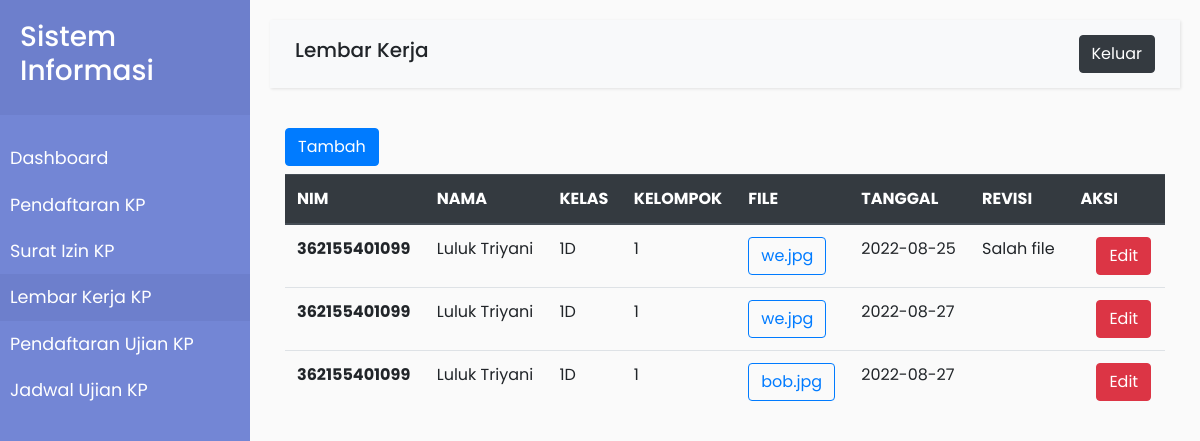
The app's page /lembar-kerja.php (signed in) with its own data.
### tables this page shows
CREATE TABLE `anggota_kelompok` (
  `id` int(11) NOT NULL,
  `nama_anggota` varchar(45) DEFAULT NULL,
  `nim` varchar(45) NOT NULL
);

CREATE TABLE `mahasiswa` (
  `id` int(11) NOT NULL,
  `nama` varchar(45) NOT NULL,
  `nim` varchar(45) NOT NULL,
  `kelas` varchar(45) NOT NULL,
  `email` varchar(45) NOT NULL,
  `alamat` varchar(45) NOT NULL,
  `user_id` int(11) DEFAULT NULL,
  `anggota_kelompok_id` int(11) DEFAULT NULL
);

CREATE TABLE `lembar_kerja` (
  `id` int(11) NOT NULL,
  `tanggal` date NOT NULL,
  `file` varchar(45) NOT NULL,
  `revisi` varchar(255) DEFAULT NULL,
  `anggota_kelompok_id` int(11) NOT NULL
);

### lembar-kerja.php (the view, shortened to what this page needs)
<?php
include 'koneksi.php';
$id = $_SESSION['id'];
$data = mysqli_query($conn, "SELECT * FROM mahasiswa WHERE user_id='$id'");
$mhs = mysqli_fetch_array($data);
$kelompok_id = $mhs['anggota_kelompok_id'];
$lembar_kerja = mysqli_query($conn, "SELECT * FROM anggota_kelompok JOIN mahasiswa ON anggota_kelompok.id=mahasiswa.anggota_kelompok_id JOIN lembar_kerja ON anggota_kelompok.id=lembar_kerja.anggota_kelompok_id WHERE anggota_kelompok.id='$kelompok_id'");
?>
<!DOCTYPE html>
<html>
<head>
    <link rel="stylesheet" href="assets/css/bootstrap.css">
    <link rel="stylesheet" href="assets/css/style.css">
</head>
<body>
    <div class="wrapper">
        <nav id="sidebar">
            <div class="sidebar-header">
                <h3>Sistem Informasi</h3>
            </div>
            <ul class="list-unstyled components">
                <li>
                    <a href="dashboard-mhs.php">Dashboard</a>
                </li>
                <li>
                    <a href="pendaftaran-kp.php">Pendaftaran KP</a>
                </li>
                <li>
                    <a href="dashboard-mhs.php">Surat Izin KP</a>
                </li>
                <li class="active">
                    <a href="lembar-kerja.php">Lembar Kerja KP</a>
                </li>
                <li>
                    <a href="pendaftaran-ujian-kp.php">Pendaftaran Ujian KP</a>
                </li>
                <li>
                    <a href="dashboard-mhs.php">Jadwal Ujian KP</a>
                </li>
            </ul>
        </nav>
        <div id="content">
            <nav class="navbar navbar-expand-lg navbar-light bg-light">
                <div class="container-fluid">
                    <h5>Lembar Kerja</h5>
                    <a href="logout.php" class="btn btn-dark">Keluar</a>
                </div>
            </nav>
            <div class="container">
                <a href="lembar-kerja-tambah.php" class="btn btn-primary mb-2">Tambah</a>
                <table class="table">
                    <thead class="thead-dark">
                        <tr>
                            <th scope="col">NIM</th>
                            <th scope="col">NAMA</th>
                            <th scope="col">KELAS</th>
                            <th scope="col">KELOMPOK</th>
                            <th scope="col">FILE</th>
                            <th scope="col">TANGGAL</th>
                            <th scope="col">REVISI</th>
                            <th scope="col">AKSI</th>
                        </tr>
                    </thead>
                    <?php if (!is_null($lembar_kerja)) { ?>
                    <tbody>
                        <?php foreach ($lembar_kerja as $mhs) { ?>
                        <tr>
                            <th><?php echo $mhs['nim']; ?></th>
                            <td><?php echo $mhs['nama']; ?></td>
                            <td><?php echo $mhs['kelas']; ?></td>
                            <td><?php echo $mhs['nama_anggota']; ?></td>
                            <td><a href="file/<?php echo $mhs['file']; ?>" class="btn btn-outline-primary"><?php echo $mhs['file']; ?></a></td>
                            <td><?php echo $mhs['tanggal']; ?></td>
                            <td><?php echo $mhs['revisi']; ?></td>
                            <td><a href="lembar-kerja-edit.php?id=<?php echo $mhs['id']; ?>" class="btn btn-danger ml-3">Edit</a></td>
                        </tr>
                        <?php } ?>
                    </tbody>
                    <?php } ?>
                </table>
            </div>
        </div>
    </body>
</html>

### assets/css/style.css (style rules this page uses)
body { font-family: 'Poppins', sans-serif; background: #fafafa; }
a, a:hover, a:focus { color: inherit; text-decoration: none; transition: all 0.3s; }
.navbar { padding: 15px 10px; background: #fff; border: none; border-radius: 0; margin-bottom: 40px; box-shadow: 1px 1px 3px rgba(0, 0, 0, 0.1); }
.wrapper { display: flex; width: 100%; align-items: stretch; }
#sidebar { min-width: 250px; max-width: 250px; background: #7386D5; color: #fff; transition: all 0.3s; }
#sidebar .sidebar-header { padding: 20px; background: #6d7fcc; }
#sidebar ul.components { padding: 20px 0; }
#sidebar ul li a { padding: 10px; font-size: 1.1em; display: block; }
nav .active { color: #fff; background: #6d7fcc; }
#content { width: 100%; padding: 20px; min-height: 100vh; transition: all 0.3s; }

### records on screen
anggota_kelompok: mahasiswa.nim "362155401099", mahasiswa.nama "Luluk Triyani", mahasiswa.kelas "1D", nama_anggota "1", lembar_kerja.file "we.jpg", lembar_kerja.tanggal "2022-08-25", lembar_kerja.revisi "Salah file", lembar_kerja.tanggal "2022-08-27", lembar_kerja.file "bob.jpg"
